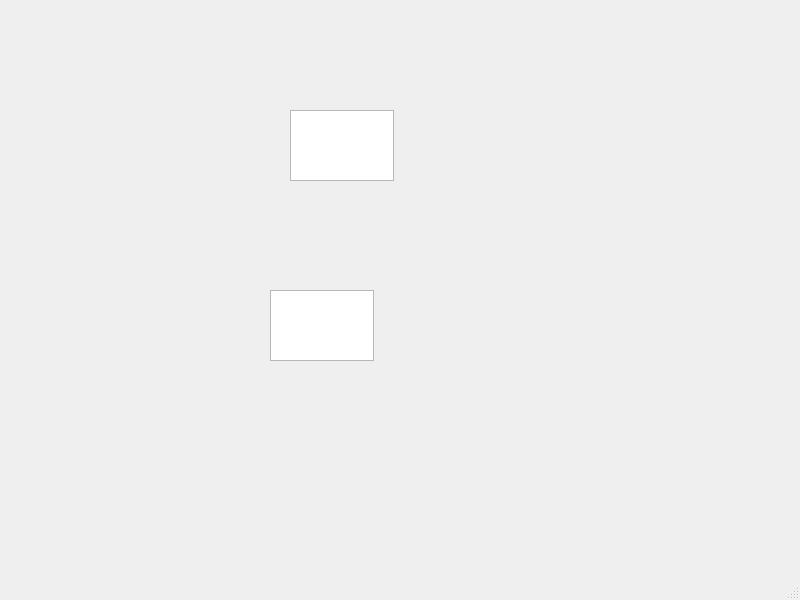
<?xml version="1.0" encoding="UTF-8"?>
<ui version="4.0">
 <class>MainWindow</class>
 <widget class="QMainWindow" name="MainWindow">
  <property name="geometry">
   <rect>
    <x>0</x>
    <y>0</y>
    <width>800</width>
    <height>600</height>
   </rect>
  </property>
  <property name="windowTitle">
   <string>MainWindow</string>
  </property>
  <widget class="QWidget" name="centralwidget">
   <widget class="QTextEdit" name="textEdit">
    <property name="geometry">
     <rect>
      <x>290</x>
      <y>110</y>
      <width>104</width>
      <height>71</height>
     </rect>
    </property>
   </widget>
   <widget class="QPlainTextEdit" name="plainTextEdit">
    <property name="geometry">
     <rect>
      <x>270</x>
      <y>290</y>
      <width>104</width>
      <height>71</height>
     </rect>
    </property>
   </widget>
  </widget>
  <widget class="QMenuBar" name="menubar">
   <property name="geometry">
    <rect>
     <x>0</x>
     <y>0</y>
     <width>800</width>
     <height>22</height>
    </rect>
   </property>
  </widget>
  <widget class="QStatusBar" name="statusbar"/>
 </widget>
 <resources/>
 <connections/>
</ui>
